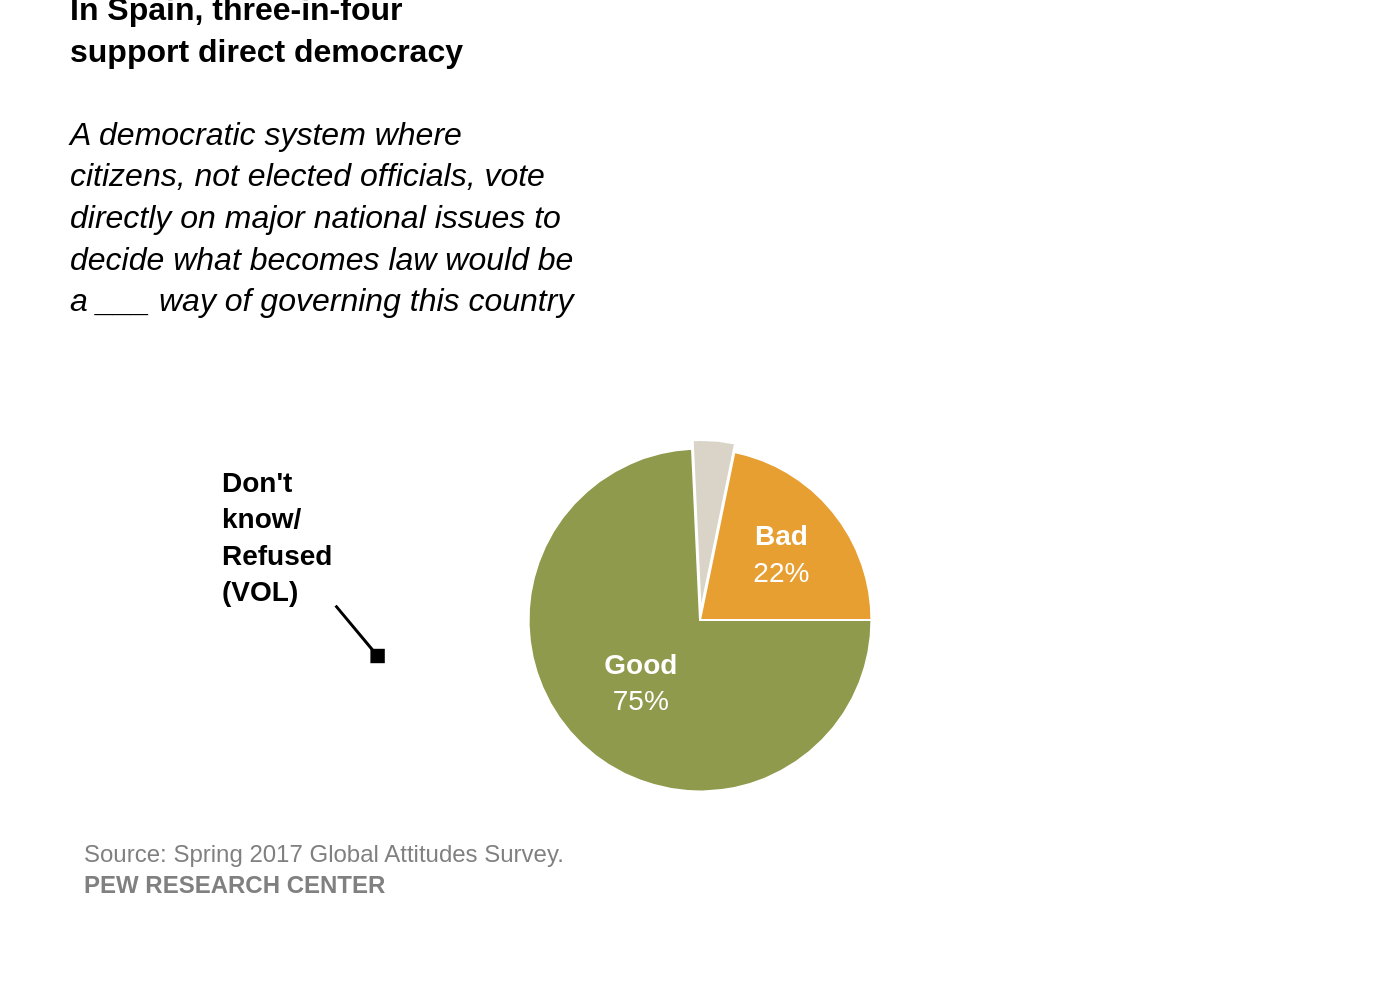

Generate this figure with Python:
import sys
import json
import plotly.graph_objects as go
import os

# Check if a file path is provided
if len(sys.argv) < 2:
    print(f"Usage: python {sys.argv[0]} <json_file_path>")
    sys.exit(1)

json_file_path = sys.argv[1]

# Read data from the specified JSON file
try:
    with open(json_file_path, 'r', encoding='utf-8') as f:
        chart_info = json.load(f)
except FileNotFoundError:
    print(f"Error: JSON file not found at '{json_file_path}'")
    sys.exit(1)
except json.JSONDecodeError:
    print(f"Error: Could not decode JSON from the file '{json_file_path}'")
    sys.exit(1)

# Prepare data for Plotly
chart_data = chart_info['chart_data']
texts = chart_info['texts']
colors = chart_info['colors']

# Create labels and values for the pie chart
values = [d['value'] for d in chart_data]

# The label for the "Don't know/Refused" slice will be handled by an annotation.
# We create custom text for the other slices to include the percentage.
pie_labels = [chart_data[0]['label'], chart_data[1]['label'], '']
pie_text = [
    f"<b>{chart_data[0]['label']}</b><br>{chart_data[0]['value']}%",
    f"<b>{chart_data[1]['label']}</b><br>{chart_data[1]['value']}%",
    f"{chart_data[2]['value']}%"
]

# Create the pie chart trace
trace = go.Pie(
    labels=pie_labels,
    values=values,
    marker=dict(colors=colors, line=dict(color='white', width=1)),
    hoverinfo='label+percent',
    text=pie_text,
    textinfo='text',
    textposition=['inside', 'inside', 'none'],
    textfont=dict(color='white', size=14),
    sort=False,
    direction='counterclockwise',
    rotation=90,
    pull=[0, 0, 0.05]
)

# Create the figure
fig = go.Figure(data=[trace])

# Update layout
fig.update_layout(
    title=dict(
        text=f"{texts['title']}<br><br>{texts['subtitle']}",
        font=dict(family="Arial", size=16, color="black"),
        y=0.98,
        x=0.05,
        xanchor='left',
        yanchor='top'
    ),
    font=dict(family="Arial"),
    showlegend=False,
    margin=dict(l=40, r=40, t=220, b=100),
    annotations=[
        dict(
            text=texts['source'],
            showarrow=False,
            xref="paper",
            yref="paper",
            x=0,
            y=-0.1,
            xanchor='left',
            yanchor='top',
            align="left",
            font=dict(family="Arial", size=12, color="grey")
        ),
        dict(
            text=f"<b>Don't<br>know/<br>Refused<br>(VOL)</b>",
            align='left',
            showarrow=True,
            xref="paper",
            yref="paper",
            x=0.24, # Arrow tip x-coordinate
            y=0.4,  # Arrow tip y-coordinate
            ax=-50, # Text x-offset from tip
            ay=-60, # Text y-offset from tip
            arrowhead=7,
            arrowsize=1.2,
            arrowwidth=1.5,
            arrowcolor='black',
            font=dict(family="Arial", size=14, color="black")
        )
    ]
)

# Determine output filename from the input JSON path
base_filename = os.path.splitext(os.path.basename(json_file_path))[0]
output_filename = f"{base_filename}.png"

# Save the figure as a PNG image
fig.write_image(output_filename, scale=2)

print(f"Chart saved to {output_filename}")
